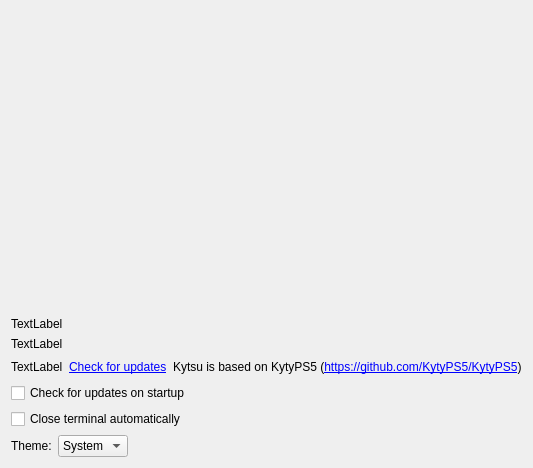
<?xml version="1.0" encoding="UTF-8"?>
<ui version="4.0">
 <class>MainDialog</class>
 <widget class="QDialog" name="MainDialog">
  <property name="geometry">
   <rect>
    <x>0</x>
    <y>0</y>
    <width>428</width>
    <height>454</height>
   </rect>
  </property>
  <property name="minimumSize">
   <size>
    <width>0</width>
    <height>0</height>
   </size>
  </property>
  <property name="windowTitle">
   <string>Kytsu Launcher</string>
  </property>
  <property name="locale">
   <locale language="English" country="UnitedStates"/>
  </property>
  <layout class="QGridLayout" name="gridLayout">
   <item row="0" column="0">
    <layout class="QVBoxLayout" name="verticalLayout_5">
     <item>
      <layout class="QHBoxLayout" name="horizontalLayout_3">
       <item>
        <layout class="QVBoxLayout" name="verticalLayout_3">
         <item>
          <widget class="ConfigurationListWidget" name="widget" native="true">
           <property name="sizePolicy">
            <sizepolicy hsizetype="MinimumExpanding" vsizetype="Preferred">
             <horstretch>0</horstretch>
             <verstretch>0</verstretch>
            </sizepolicy>
           </property>
           <property name="minimumSize">
            <size>
             <width>400</width>
             <height>300</height>
            </size>
           </property>
          </widget>
         </item>
        </layout>
       </item>
      </layout>
     </item>
     <item>
      <layout class="QVBoxLayout" name="verticalLayout_4">
       <item>
        <widget class="QLabel" name="label_settings_file">
         <property name="text">
          <string>TextLabel</string>
         </property>
        </widget>
       </item>
       <item>
        <widget class="QLabel" name="label_Interpreter">
         <property name="frameShape">
          <enum>QFrame::NoFrame</enum>
         </property>
         <property name="frameShadow">
          <enum>QFrame::Sunken</enum>
         </property>
         <property name="text">
          <string>TextLabel</string>
         </property>
        </widget>
       </item>
       <item>
        <layout class="QHBoxLayout" name="versionLayout">
         <item>
          <widget class="QLabel" name="label_Version">
           <property name="text">
            <string>TextLabel</string>
           </property>
          </widget>
         </item>
         <item>
          <widget class="QLabel" name="check_updates_link">
           <property name="text">
            <string>&lt;a href=&quot;check&quot;&gt;Check for updates&lt;/a&gt;</string>
           </property>
           <property name="textFormat">
            <enum>Qt::RichText</enum>
           </property>
          </widget>
         </item>
         <item>
          <widget class="QLabel" name="label_based_on">
           <property name="text">
            <string>Kytsu is based on KytyPS5 (&lt;a href=&quot;https://github.com/KytyPS5/KytyPS5&quot;&gt;https://github.com/KytyPS5/KytyPS5&lt;/a&gt;)</string>
           </property>
           <property name="textFormat">
            <enum>Qt::RichText</enum>
           </property>
           <property name="openExternalLinks">
            <bool>true</bool>
           </property>
          </widget>
         </item>
         <item>
          <spacer name="versionSpacer">
           <property name="orientation">
            <enum>Qt::Horizontal</enum>
           </property>
           <property name="sizeHint" stdset="0">
            <size>
             <width>40</width>
             <height>20</height>
            </size>
           </property>
          </spacer>
         </item>
        </layout>
       </item>
       <item>
        <widget class="QCheckBox" name="check_updates_on_startup">
         <property name="text">
          <string>Check for updates on startup</string>
         </property>
        </widget>
       </item>
       <item>
        <widget class="QCheckBox" name="close_terminal">
         <property name="text">
          <string>Close terminal automatically</string>
         </property>
        </widget>
       </item>
       <item>
        <layout class="QHBoxLayout" name="themeLayout">
         <item>
          <widget class="QLabel" name="label_theme">
           <property name="text">
            <string>Theme:</string>
           </property>
          </widget>
         </item>
         <item>
          <widget class="QComboBox" name="theme_combo">
           <item>
            <property name="text">
             <string>System</string>
            </property>
           </item>
           <item>
            <property name="text">
             <string>Dark</string>
            </property>
           </item>
           <item>
            <property name="text">
             <string>Light</string>
            </property>
           </item>
          </widget>
         </item>
         <item>
          <spacer name="themeSpacer">
           <property name="orientation">
            <enum>Qt::Horizontal</enum>
           </property>
           <property name="sizeHint" stdset="0">
            <size>
             <width>40</width>
             <height>20</height>
            </size>
           </property>
          </spacer>
         </item>
        </layout>
       </item>
      </layout>
     </item>
    </layout>
   </item>
  </layout>
 </widget>
 <layoutdefault spacing="6" margin="11"/>
 <customwidgets>
  <customwidget>
   <class>ConfigurationListWidget</class>
   <extends>QWidget</extends>
   <header>configurationListWidget.h</header>
   <container>1</container>
  </customwidget>
 </customwidgets>
 <resources/>
 <connections/>
 <buttongroups>
  <buttongroup name="buttonGroup_Console"/>
 </buttongroups>
</ui>
